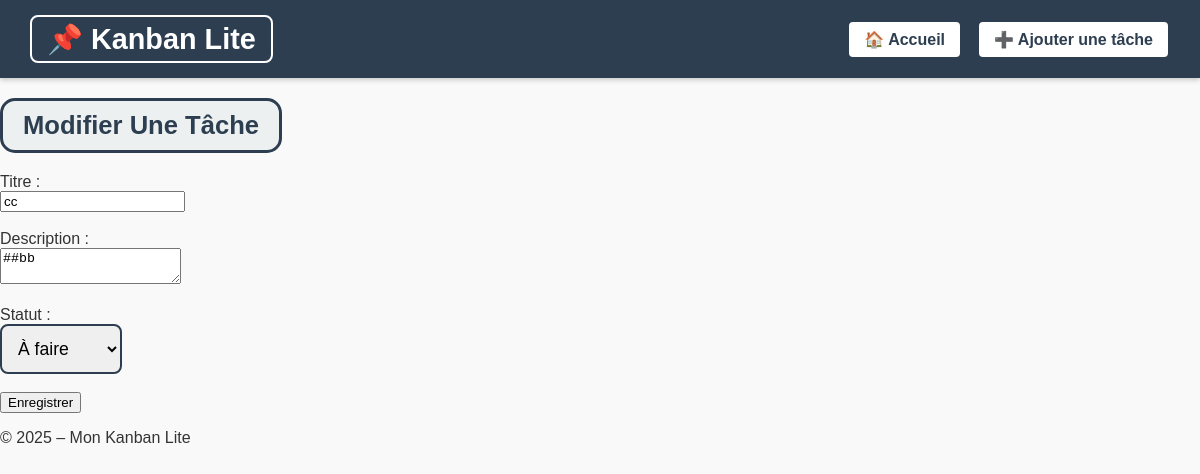
Page /index.php?route=edit&id=11 on the committed database.
### tables this page shows
CREATE TABLE tasks (
    id INTEGER PRIMARY KEY AUTOINCREMENT,
    title TEXT NOT NULL,
    description TEXT NOT NULL,
    status TEXT NOT NULL DEFAULT 'todo',
    created_at DATETIME DEFAULT CURRENT_TIMESTAMP
);

### controllers/taskController.php (called while the page is built, shortened)
<?php
require_once __DIR__ . '/../models/db.php';
require_once __DIR__ . '/../models/taskModel.php';
function showEditForm() {
    global $pdo;
    $id = $_GET['id'] ?? null;
    $task = getTaskById($pdo, $id);
    include __DIR__ . '/../views/header.php';
    include __DIR__ . '/../views/form_edit.php';
    include __DIR__ . '/../views/footer.php';
}

### models/taskModel.php (called while the page is built, shortened)
<?php
function getTaskById($pdo, $id) {
    $stmt = $pdo->prepare("SELECT * FROM tasks WHERE id = ?");
    $stmt->execute([$id]);
    return $stmt->fetch(PDO::FETCH_ASSOC);
}

### views/form_edit.php (the view, shortened to what this page needs)
<h2>Modifier Une Tâche</h2>
<form action="index.php?route=edit" method="post">
    <label for="title">Titre :</label><br>
    <input type="text" id="title" name="title" value="<?= htmlspecialchars($task['title']) ?>" required><br><br>
    <label for="description">Description :</label><br>
    <textarea id="description" name="description"><?= htmlspecialchars($task['description']) ?></textarea><br><br>
    <label for="status">Statut :</label><br>
    <select id="status" name="status">
        <option value="todo" <?= $task['status'] === 'todo' ? 'selected' : '' ?>>À faire</option>
    </select><br><br>
    <button type="submit">Enregistrer</button>
</form>

### public/style.css (style rules this page uses)
body { font-family: Arial, sans-serif; margin: 0; padding: 0; background: #f9f9f9; color: #333; }
h2 { display: inline-block; padding: 10px 20px; border: 3px solid #2c3e50; border-radius: 15px; background-color: #ecf0f1; color: #2c3e50; font-size: 1.6em; margin: 20px auto; text-align: center; }
#status option[value="todo"] { background: #fdecea; color: #e74c3c; font-weight: bold; }
#status { padding: 12px; border: 2px solid #2c3e50; border-radius: 8px; font-size: 1.1em; cursor: pointer; }

### rows in the picture
tasks: title "cc", description "##bb", status "À faire"
